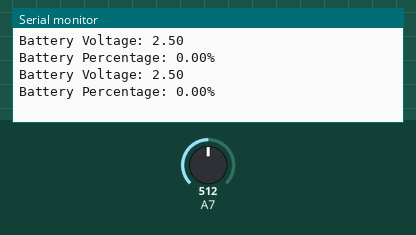
Recording of a sketch running on a simulated Arduino Uno, built with avr-gcc and run on an emulated ATmega328P. On the bench: the last lines printed to the serial monitor. The test bench sets the inputs (shaded band); at power-on: A7 = 512.

Above: at 1.2 s.
1.3 s: A7 set to 716
At 2.6 s:
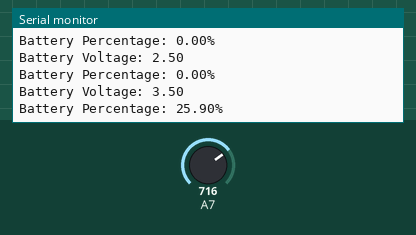
2.8 s: A7 set to 900
At 3.8 s:
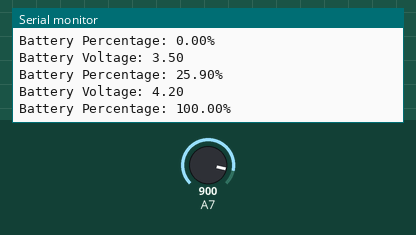
Timing chart, 0 to 5.8 s (numbered marks = the images above; inputs shaded):
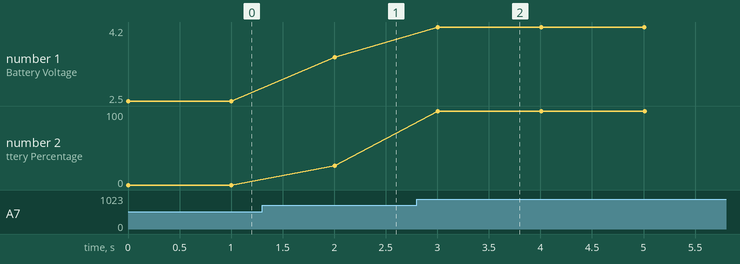

Measured:
- after the input at 1.3 s, the serial monitor: prints a new line after 0.70 s (image 1)
- after the input at 2.8 s, the serial monitor: prints a new line after 0.20 s (image 2)
- plotted number 1: 2.5 → 3.5 after the input at 1.3 s, 3.5 → 4.2 after the input at 2.8 s
- plotted number 2: 0 → 25.9 after the input at 1.3 s, 25.9 → 100 after the input at 2.8 s

The sketch:

BatReader_Example.ino
```cpp
#include "BatReader.h"

BatReader batreader;

void setup() {
  // put your setup code here, to run once:
  Serial.begin(115200);

}

void loop() {
  Serial.print("Battery Voltage: ");
  Serial.println(batreader.readBatVoltage());
  Serial.print("Battery Percentage: ");
  Serial.print(batreader.readBatPercent());
  Serial.println("%\n\r");
  delay(1000);
}
```
